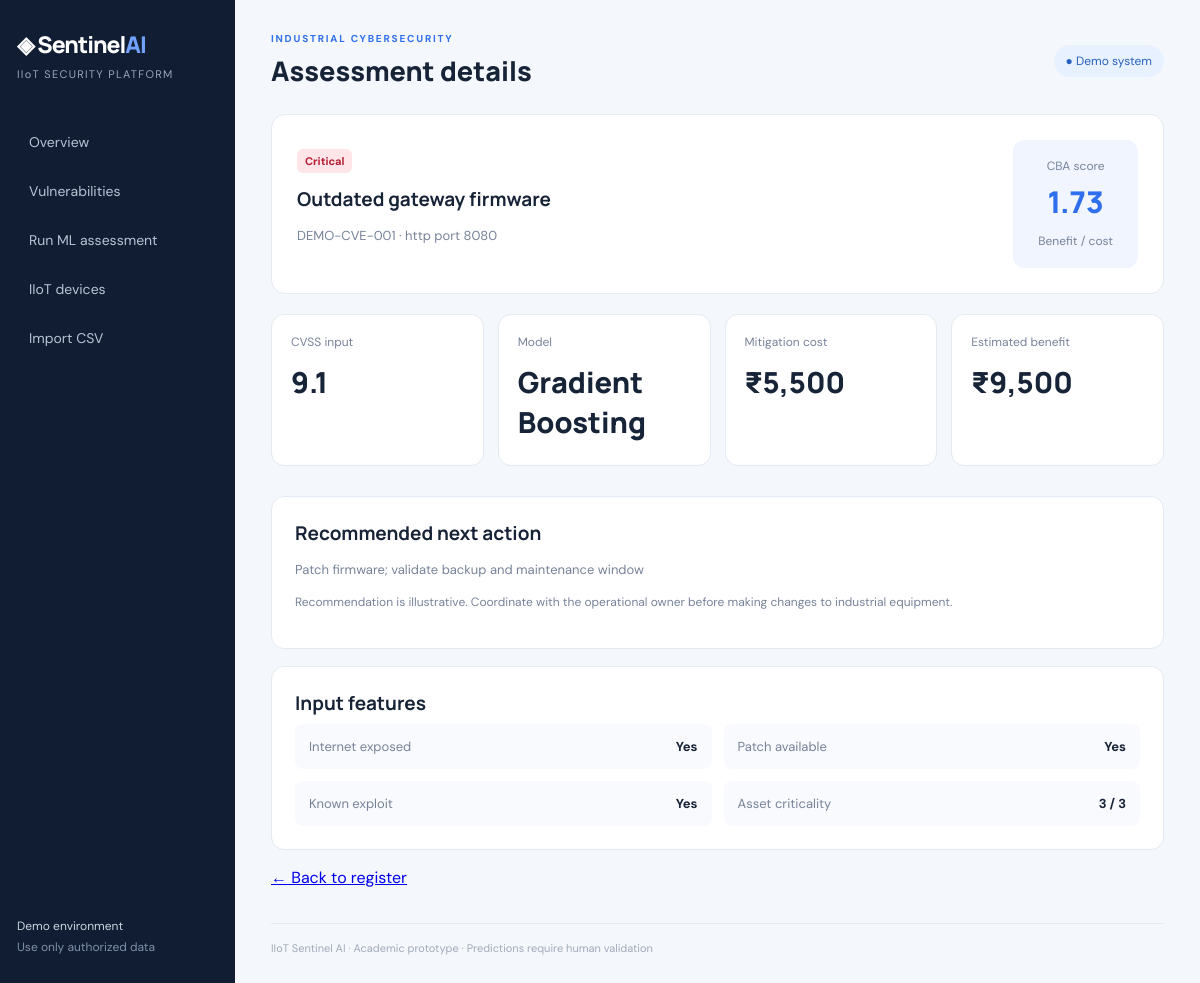
Screenshot of /vulnerability/1 with the database file from the repository.
### tables this page shows
CREATE TABLE vulnerabilities (
      id INTEGER PRIMARY KEY AUTOINCREMENT,
      device_id INTEGER,
      cve_id TEXT,
      title TEXT NOT NULL,
      service TEXT,
      port INTEGER,
      cvss REAL NOT NULL,
      is_public INTEGER NOT NULL DEFAULT 0,
      patch_available INTEGER NOT NULL DEFAULT 0,
      known_exploit INTEGER NOT NULL DEFAULT 0,
      asset_criticality INTEGER NOT NULL DEFAULT 2,
      predicted_severity TEXT NOT NULL,
      model_name TEXT NOT NULL,
      recommendation TEXT NOT NULL,
      mitigation_cost REAL NOT NULL,
      mitigation_benefit REAL NOT NULL,
      cba_score REAL NOT NULL,
      created_at TEXT NOT NULL,
      FOREIGN KEY(device_id) REFERENCES devices(id) ON DELETE SET NULL
    );

### app.py (the view)
@app.route("/vulnerability/<int:vid>")
def vulnerability_detail(vid):
    db = get_db()
    row = db.execute("""SELECT v.*, d.name AS device_name FROM vulnerabilities v
        LEFT JOIN devices d ON v.device_id=d.id WHERE v.id=?""", (vid,)).fetchone()
    if not row:
        flash("Record not found.", "error")
        return redirect(url_for("vulnerabilities"))
    return render_template("detail.html", row=row)

### database.py (called while the page is built)
def get_db():
    conn = sqlite3.connect(DB_PATH)
    conn.row_factory = sqlite3.Row
    conn.execute("PRAGMA foreign_keys = ON")
    return conn

### templates/detail.html
{% extends "base.html" %}{% set heading="Assessment details" %}{% block content %}
<div class="detail-top"><div><span class="severity {{row['predicted_severity']|lower}}">{{row["predicted_severity"]}}</span><h2>{{row["title"]}}</h2><p>{{row["cve_id"]}} · {{row["service"]}} port {{row["port"]}}</p></div><div class="score-box"><span>CBA score</span><strong>{{"%.2f"|format(row["cba_score"])}}</strong><small>Benefit / cost</small></div></div>
<div class="stats"><div class="stat"><span>CVSS input</span><strong>{{"%.1f"|format(row["cvss"])}}</strong></div><div class="stat"><span>Model</span><strong class="small-stat">{{row["model_name"]}}</strong></div><div class="stat"><span>Mitigation cost</span><strong>₹{{"{:,.0f}".format(row["mitigation_cost"])}}</strong></div><div class="stat"><span>Estimated benefit</span><strong>₹{{"{:,.0f}".format(row["mitigation_benefit"])}}</strong></div></div>
<div class="panel"><h2>Recommended next action</h2><p>{{row["recommendation"]}}</p><p class="muted">Recommendation is illustrative. Coordinate with the operational owner before making changes to industrial equipment.</p></div>
<div class="panel"><h2>Input features</h2><div class="feature-grid"><div>Internet exposed <b>{{"Yes" if row["is_public"] else "No"}}</b></div><div>Patch available <b>{{"Yes" if row["patch_available"] else "No / unknown"}}</b></div><div>Known exploit <b>{{"Yes" if row["known_exploit"] else "No / unknown"}}</b></div><div>Asset criticality <b>{{row["asset_criticality"]}} / 3</b></div></div></div>
<a href="/vulnerabilities">← Back to register</a>{% endblock %}

### static/style.css (style rules this page uses)
:root { --bg:#f4f7fb;--ink:#172337;--muted:#778399;--line:#e4eaf2;--blue:#2f6fed;--nav:#111d32 }
* { box-sizing:border-box }
body { margin:0;background:var(--bg);font-family:'DM Sans',sans-serif;color:var(--ink);display:flex }
h2 { font:700 19px Manrope;margin:0 0 8px }
p { color:var(--muted);line-height:1.65;font-size:13px }
.stats { display:grid;grid-template-columns:repeat(4,minmax(0,1fr));gap:14px;margin:20px 0 30px }
.stat { background:#fff;border:1px solid var(--line);border-radius:13px;padding:19px;min-width:0 }
.stat span,.score-box span { display:block;font-size:12px;color:var(--muted) }
.stat strong { display:block;font:800 29px Manrope;margin:12px 0 4px;overflow-wrap:anywhere }
.severity { display:inline-block;border-radius:6px;padding:5px 8px;font-size:11px;font-weight:700;background:#edf0f5;color:#526075 }
.severity.critical { background:#ffe5e8;color:#b71e35 }
.panel { background:#fff;border:1px solid var(--line);border-radius:13px;padding:23px;margin-bottom:17px }
.detail-top { display:flex;justify-content:space-between;align-items:center;background:#fff;padding:25px;border:1px solid var(--line);border-radius:14px }
.detail-top h2 { margin-top:13px }
.score-box { background:#f0f5ff;padding:18px 25px;border-radius:12px;text-align:center }
.score-box strong { display:block;font:800 30px Manrope;color:var(--blue);margin:7px }
.score-box small,.muted { color:var(--muted);font-size:12px }
.feature-grid { display:grid;grid-template-columns:repeat(2,1fr);gap:12px }
.feature-grid div { background:#f8fafd;padding:14px;border-radius:8px;font-size:13px;color:var(--muted) }
.feature-grid b { float:right;color:var(--ink) }

### rows the page displays
vulnerabilities: predicted_severity "Critical", title "Outdated gateway firmware", cve_id "DEMO-CVE-001", service "http", port "8080", cba_score "1.73", cvss "9.1", model_name "Gradient Boosting", mitigation_cost "5,500", mitigation_benefit "9,500", recommendation "Patch firmware; validate backup and maintenance window", is_public "Yes", patch_available "Yes", known_exploit "Yes", asset_criticality "3"

### other values shown
{{ heading or "Security overview" }} "Assessment details"
